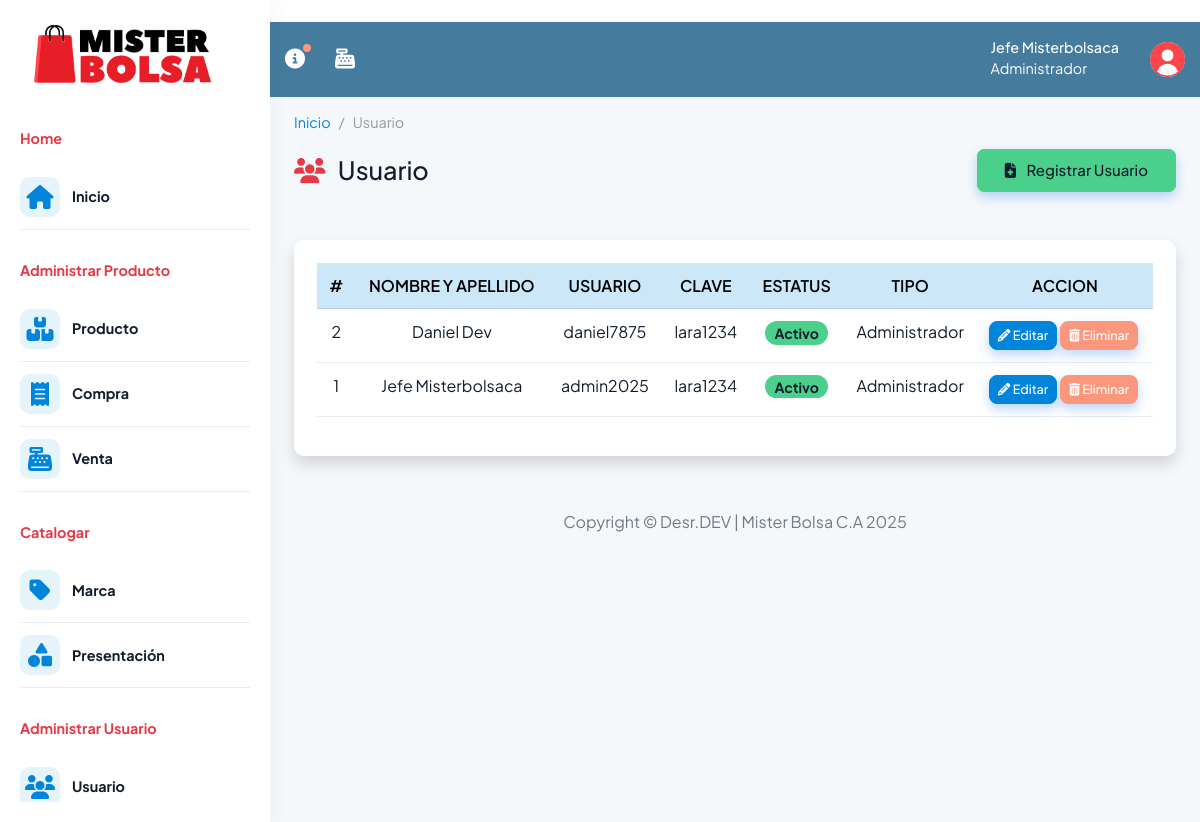
Before: /controlador/usuario.php (signed in) with the older database file.
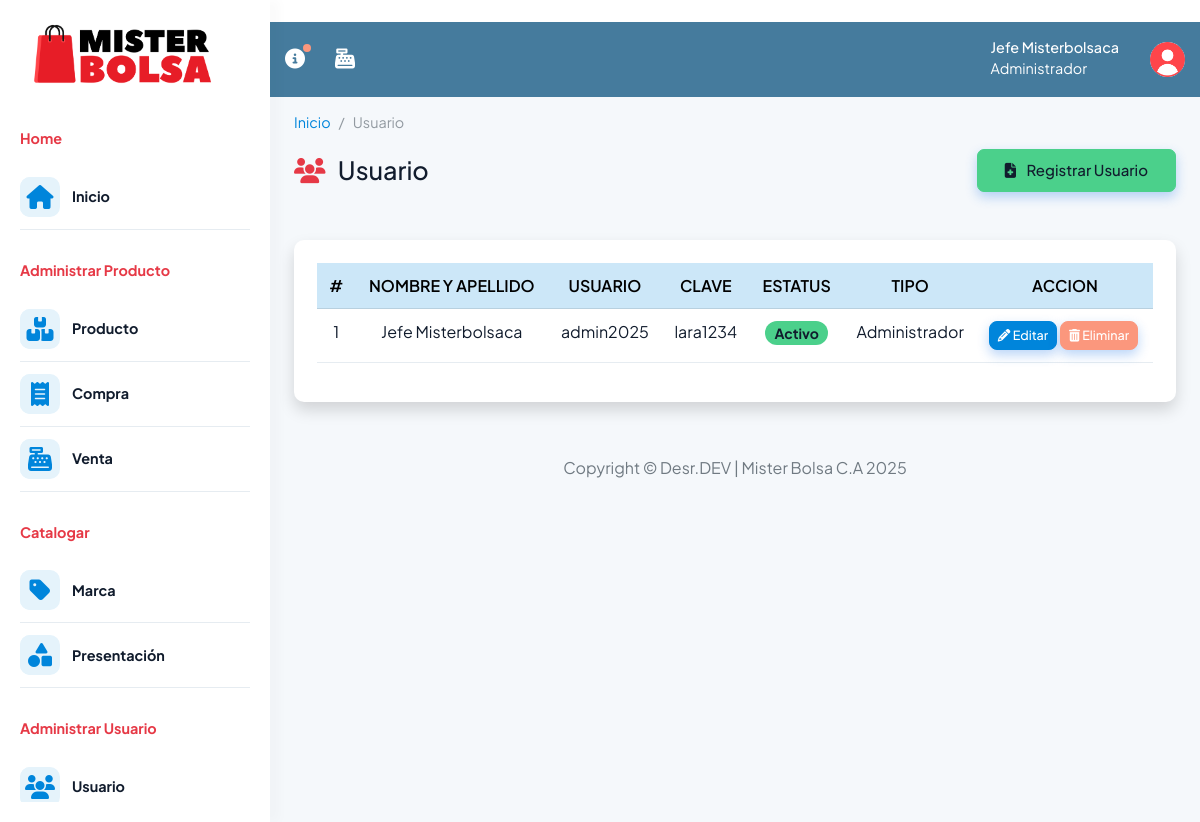
After: the same page with the newer database file.
### tables this page shows
CREATE TABLE `usuario` (
  `id_usuario` int(100) NOT NULL,
  `nombre` varchar(100) NOT NULL,
  `apellido` varchar(100) NOT NULL,
  `usuario` varchar(100) NOT NULL,
  `clave` varchar(100) NOT NULL,
  `estatus` int(10) NOT NULL,
  `id_tipo` int(100) NOT NULL
);

CREATE TABLE `tipo_usuario` (
  `id_tipo` int(100) NOT NULL,
  `nombre` varchar(100) NOT NULL,
  `nivel` int(100) NOT NULL,
  `estatus` int(100) NOT NULL
);

### modelo/usuario.php (called while the page is built, shortened)
<?php
require_once 'conexion.php';
class Usuario extends Conexion{
    private $conex;
    function __construct()
    {
        $this->conex = new Conexion();
        $this->conex = $this->conex->Conex();
    }
    public function consultar(){
        $registro="SELECT u.*,tu.id_tipo, tu.nombre AS nombre_tipo
        FROM usuario u
        INNER JOIN  tipo_usuario tu ON u.id_tipo = tu.id_tipo
        ORDER BY u.id_usuario DESC";
        $consulta = $this->conex->prepare($registro);
        $resul = $consulta->execute();
        $datos=$consulta->fetchAll(PDO::FETCH_ASSOC);
            if ($resul){
                return $datos;
            } else{
                return $res = 0;
            }
    }
}

### modelo/conexion.php (called while the page is built, shortened)
<?php
	class Conexion extends PDO{
	private $conex ;
	public function __construct(){
		$conexstring ="mysql:host="._DB_HOST_.";dbname="._DB_NAME_.";charset=utf8";
	try {
		$this->conex = new PDO($conexstring, _DB_USER_, _DB_PASS_);
		$this->conex->setAttribute(PDO::ATTR_ERRMODE, PDO::ERRMODE_EXCEPTION);
	}
	catch (PDOException $e) {
		die ("Conexión Fallida".$e->getMessage());
	}
}
	public function Conex(){
	return $this->conex;
	}
}
?>

### vista/usuario.php (the view, shortened to what this page needs)
<!doctype html>
<html lang="en">
<head>
    <?php require_once 'complementos/head.php'; ?>
     <link rel="stylesheet" href="assets/css/for.css" />
</head>
<body>
  <div class="page-wrapper" id="main-wrapper" data-layout="vertical" data-navbarbg="skin6" data-sidebartype="full"
    data-sidebar-position="fixed" data-header-position="fixed">
  <?php require_once 'complementos/sidebar.php'; ?>
    <div class="body-wrapper body-oscuro">
    <?php require_once 'complementos/nav.php'; ?>
    <div class="container-fluid">
  <nav aria-label="breadcrumb">
  <ol class="breadcrumb">
    <li class="breadcrumb-item texto-principal"><a href="?pagina=home">Inicio</a></li>
    <li class="breadcrumb-item active color-text1 texto-secundario" aria-current="page">Usuario</li>
  </ol>
</nav>
<div class="d-sm-flex align-items-center justify-content-between mb-5">
       <h1 class="h3 mb-0 texto-principal"> <i class="fa-solid fa-users me-2" style="color: #E63946;"></i>
        Usuario</h1>
          <button type="button" class="btn btn-success" data-bs-toggle="modal" data-bs-target="#exampleModal">
          <span class="icon text-dark">
            <i class="fas fa-file-medical me-2"></i>
            </span>
            <span class="text text-dark">Registrar Usuario</span>
      </button>
      </div>
<div class="card shadow mb-4">
<div class="table-margen">
<div class="table-responsive  texto-secundario">
<table id="myTable" class="table table-m table-hover" style="width:100%">
    <thead>
      <tr class="table-primary">
        <th class="text-center">#</th>
        <th class="text-center">NOMBRE Y APELLIDO</th>
        <th class="text-center">USUARIO</th>
        <th class="text-center">CLAVE</th>
        <th class="text-center">ESTATUS</th>
        <th class="text-center">TIPO</th>
        <th class="text-center">ACCION</th>
      </tr>
    </thead>
    <tbody>
       <?php
        $estatus_texto = array(
          1 => 'Activo',
          2 => 'No Activo',
        );
        $estatus_classes = array(
          1=> 'badge rounded-pill bg-success text-dark',
          2=>'badge rounded-pill bg-warning text-dark',
          3=> 'badge rounded-pill bg-danger'
        );
        foreach ($registro as $dato){
        ?>
                <tr>
                  <td class="text-center bg-s"> <?php echo $dato['id_usuario']?> </td>
                  <td class="text-center bg-s"> <?php echo $dato['nombre']." ".$dato['apellido']?> </td>
                  <td class="text-center bg-s"> <?php echo $dato['usuario']?> </td>
                  <td class="text-center bg-s"> <?php echo $dato['clave']?> </td>
                  <td class="text-center bg-s">
                    <span class="<?= $estatus_classes[$dato['estatus']] ?>">
                      <b>
                       <?php echo $estatus_texto[$dato['estatus']] ?>
                       </b>
                    </span>
                  </td>
                  <td class="text-center bg-s"> <?php echo $dato['nombre_tipo']?> </td>
                  <td class="bg-s">
                      <form action="?pagina=usuario" method="POST" >
                        <button name="modificar" class="btn btn-primary btn-sm modificar"
                        value="<?php echo $dato['id_usuario'] ?>"><i class="fas fa-pencil-alt" title="Editar"></i> Editar</button>
                        <button type="button" onclick="eliminar(this)" class="btn btn-danger btn-sm eliminar" value="<?php echo $dato['id_usuario'] ?>"> <i class="fas fa-trash-alt" title="Eliminar"> </i> Eliminar </button>
                      </form>
                  </td>
                </tr>
 <?php } ?>
    </tbody>
    </table>
</div>
</div>
</div>
  <?php require_once 'complementos/footer.php'; ?>
</body>
</html>

### controlador/usuario.php (shortened to what this page needs)
<?php
$tipo_usuario = $_SESSION['nivel'];
require_once 'modelo/usuario.php';
    $objusuario = new Usuario ();
    $registro = $objusuario->consultar();
    if(isset($_POST['registrar'])){
      if ( !empty($_POST['nombres']) && !empty($_POST['apellidos']) && !empty($_POST['usuario'])  && !empty($_POST['tipo_usuario'])  && !empty($_POST['clave'])){
          $objusuario->set_Nombres($_POST['nombres']);
          $objusuario->set_Apellidos($_POST['apellidos']);
          $objusuario->set_Usuario($_POST['usuario']);
          $objusuario->set_Clave($_POST['clave']);
          $objusuario->set_Tipo_usuario($_POST['tipo_usuario']);
          $result=$objusuario->registrar();
          echo json_encode($result);
      }
  }else if(isset($_POST['modificar'])){
      $modificar = $objusuario->buscar($_POST['modificar']);
      require_once ("vista/complementos/actualizar/usuario.php");
  } else if ($tipo_usuario == 1) {
        require_once 'vista/usuario.php';
  } else {
        require_once 'vista/complementos/error/privilegio.php';
  }
?>

### vista/complementos/head.php (shortened to what this page needs)
<link rel="stylesheet" href="assets/css/styles.min.css" />
<link rel="stylesheet" href="assets/css/sidebar.css" />
<link rel="stylesheet" href="assets/libs/fontawesome/css/all.min.css" />
<link rel="stylesheet" href="assets/css/estatus.css">
<link href="assets/libs/DataTables/datatables.min.css" rel="stylesheet">
<link href="assets/libs/select2/select2.min.css" rel="stylesheet">
<link href="assets/css/modo.css" rel="stylesheet"></link>

### vista/complementos/sidebar.php (shortened to what this page needs)
<aside class="left-sidebar sidebar">
  <div class="scroll-sidebar" data-simplebar>
    <div class="d-flex mb-4 align-items-center justify-content-between">
        <a href="?pagina=home" class="text-nowrap logo-img ms-0 ms-md-1">
          <img src="assets/images/mister-logo.png" width="200" alt="">
        </a>
    </div>
    <nav class="sidebar-nav">
      <ul id="sidebarnav" class="mb-4 pb-2">
        <li class="nav-small-cap ">
          <span class="hide-menu color-2"><b>Home</b></span>
        </li>
        <li class="sidebar-item text-principal">
          <a
            class="sidebar-link sidebar-link primary-hover-bg "
            href="?pagina=home"
            aria-expanded="false"
          >
            <span class="aside-icon p-2 bg-light-primary text-principal rounded-3">
              <i class="fa-solid fa-house fs-7 text-primary "></i>
            </span>
            <span class="hide-menu ms-2 ps-1 texto-cuarto"><b>Inicio</b></span>
          </a>
        </li>
        <li class="nav-small-cap">
          <span class="hide-menu color-2"><b>Administrar Producto</b></span>
        </li>
        <li class="sidebar-item">
          <a
            class="sidebar-link sidebar-link primary-hover-bg"
            href="?pagina=producto"
            aria-expanded="false"
          >
            <span class="aside-icon p-2 bg-light-primary rounded-3">
              <i class="fa-solid fa-boxes-stacked fs-7 text-primary"></i>
            </span>
            <span class="hide-menu ms-2 ps-1 texto-cuarto"><b>Producto</b></span>
          </a>
        </li>
        <?php if( $tipo_usuario == 1 || $tipo_usuario == 2) { ?>
        <li class="sidebar-item">
          <a
            class="sidebar-link sidebar-link primary-hover-bg"
            href="?pagina=compra"
            aria-expanded="false"
          >
            <span class="aside-icon p-2 bg-light-primary rounded-3">
              <i class="fa-solid fa-receipt fs-7 text-primary"></i>
            </span>
            <span class="hide-menu ms-2 ps-1 texto-cuarto"><b>Compra </b></span>
          </a>
        </li>
        <?php } ?>
        <li class="sidebar-item">
          <a
            class="sidebar-link sidebar-link primary-hover-bg"
            href="?pagina=venta"
            aria-expanded="false"
          >
            <span class="aside-icon p-2 bg-light-primary rounded-3">
              <i class="fa-solid fa-cash-register fs-7 text-primary"></i>
            </span>
            <span class="hide-menu ms-2 ps-1 texto-cuarto"><b>Venta</b></span>
          </a>
        </li>
        <?php if( $tipo_usuario == 1 || $tipo_usuario == 2) { ?>
        <li class="nav-small-cap">
          <span class="hide-menu color-2"><b>Catalogar</b></span>
        </li>
        <li class="sidebar-item">
          <a
            class="sidebar-link sidebar-link primary-hover-bg"
            href="?pagina=marca"
            aria-expanded="false"
          >
            <span class="aside-icon p-2 bg-light-primary rounded-3">
              <i class="fa-solid fa-tag fs-7 text-primary"></i>
            </span>
            <span class="hide-menu ms-2 ps-1 texto-cuarto"><b>Marca</b></span>
          </a>
        </li>
        <li class="sidebar-item">
          <a
            class="sidebar-link sidebar-link primary-hover-bg"
            href="?pagina=presentacion"
            aria-expanded="false"
          >
            <span class="aside-icon p-2 bg-light-primary rounded-3">
              <i class="fa-solid fa-shapes fs-7 text-primary"></i>
            </span>
            <span class="hide-menu ms-2 ps-1 texto-cuarto"><b>Presentación</b></span>
          </a>
        </li>
        <?php } ?>
        <?php if( $tipo_usuario == 1) { ?>
        <li class="nav-small-cap">
          <span class="hide-menu color-2"><b>Administrar Usuario</b></span>
        </li>
        <li class="sidebar-item">
          <a
            class="sidebar-link sidebar-link primary-hover-bg"
            href="?pagina=usuario"
            aria-expanded="false"
          >
            <span class="aside-icon p-2 bg-light-primary rounded-3">
              <i class="fa-solid fa-users fs-7 text-primary"></i>
            </span>
            <span class="hide-menu ms-2 ps-1 texto-cuarto"><b>Usuario</b><span>
          </a>
        </li>
        <?php } ?>
      </ul>
    </nav>
  </div>
</aside>

### vista/complementos/nav.php (shortened to what this page needs)
<header class="app-header color-nav  navv">
        <nav class="navbar navbar-expand-lg navbar-light">
          <ul class="navbar-nav">
            <li class="nav-item">
              <a class="nav-link nav-icon-hover" href="vista/complementos/manueldeusuario.pdf" target="_blank">
              <i class="fa-solid fa-circle-info color-1" title="ayuda - Manual de usuario"></i>
                <div class="notification bg-danger rounded-circle color-1"></div>
              </a>
            </li>
             <li class="nav-item">
              <a class="nav-link nav-icon-hover" href="?pagina=registroventa">
              <i class="fa-solid fa-cash-register color-1"></i>
              </a>
            </li>
          </ul>
          <div class="navbar-collapse justify-content-end px-0" id="navbarNav">
            <ul class="navbar-nav flex-row ms-auto align-items-center justify-content-end">
            <div class="text-left me-3 tex">
    <h6> <?php
        echo $_SESSION['nombre']." ".$_SESSION['apellido'];
    ?> </h6>
    <p> <?php
      echo $_SESSION['nombre_tipo'];
    ?></p>
</div>
              <li class="nav-item dropdown">
                <a class="nav-link nav-icon-hover" href="javascript:void(0)" id="drop2" data-bs-toggle="dropdown"
                  aria-expanded="false">
                  <img src="assets/images/profile/user8.png" alt="" width="35" height="35" class="rounded-circle">
                </a>
              </li>
            </ul>
          </div>
        </nav>
      </header>

### vista/complementos/footer.php (shortened to what this page needs)
<div class="py-6 px-6 text-center">
          <p class="mb-0 fs-4">Copyright &copy; Desr.DEV | Mister Bolsa C.A 2025</a></p>
        </div>
</div>
</div>
  </div>

### assets/css/sidebar.css (style rules this page uses)
.color-nav { background-color: #457B9D; }
.color-1 { color: #fff; }
.text-left h6, .text-left p { margin: 0; color: #fff; }
.text-left p { margin-top: 2px; align-items: left; }
.color-text1 { color: #000; }
.color-2 { color: #E63946; }
.table-margen { margin: 15px; padding: 8px; }

Changed rows visible on the page:
removed usuario: id_usuario "2", nombre "Daniel", apellido "Dev", usuario "daniel7875", clave "lara1234", estatus "Activo", id_tipo.nombre "Administrador"
